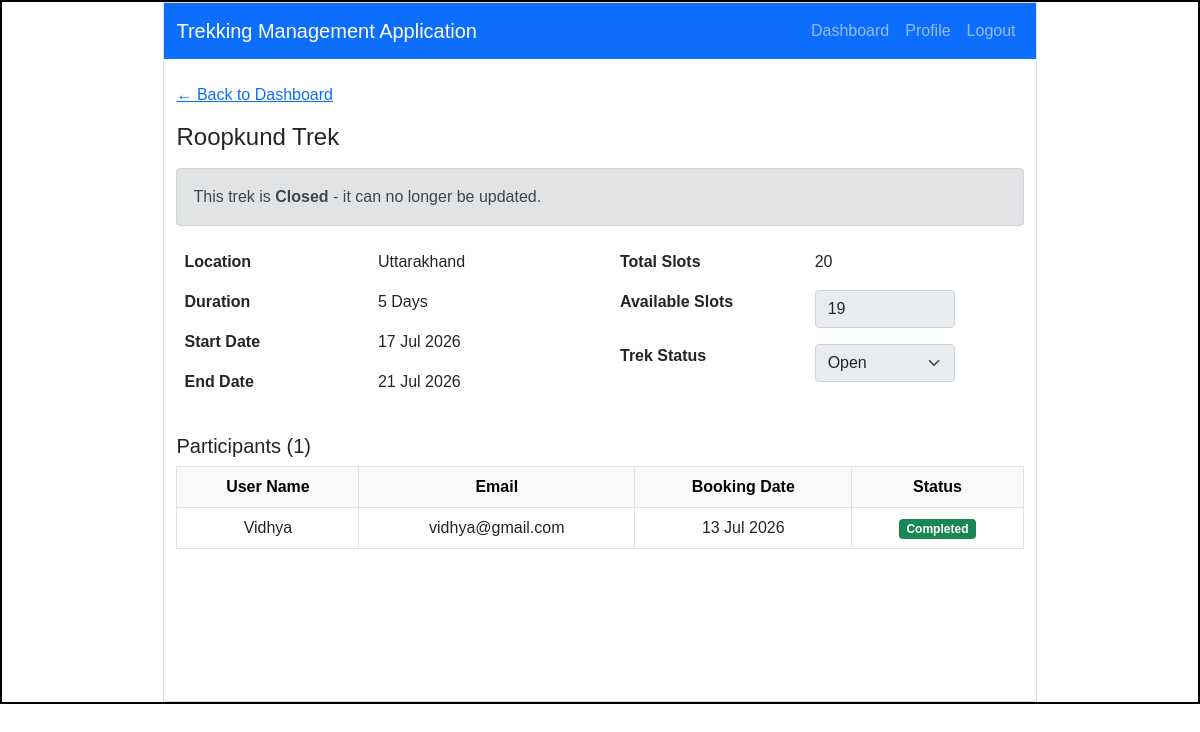
Page /trek_staff/trek/manage/2/3 (signed in) on the committed database.
### models.py (models this page shows)
class Trek(db.Model):
    __tablename__ = "trek"
    id = db.Column(db.Integer  , primary_key = True)
    trek_name = db.Column(db.String() , nullable = False)
    location = db.Column(db.String(100),nullable=False)
    difficulty = db.Column(db.String(20),nullable=False)
    duration = db.Column(db.Integer,nullable=False)
    available_slots = db.Column(db.Integer,nullable=False)
    trek_status = db.Column(db.String(20),nullable=False,default = "Pending")
    start_date = db.Column(db.Date,nullable=False)
    end_date = db.Column(db.Date,nullable=False)
    description = db.Column(db.Text)
    staff_id = db.Column(db.Integer,db.ForeignKey("staff_profile.id"), nullable = True)
    bookings = db.relationship("Booking",backref = "trek",lazy=True) # One Trek -> Many Bookings

class Booking(db.Model):
    __tablename__ = "booking"
    id = db.Column(db.Integer  , primary_key = True)
    booking_date = db.Column(db.Date, default=date.today)
    booking_status = db.Column(db.String(20),nullable=False,default = "Booked")
    payment_status = db.Column(db.String(20),nullable=False,default="Pending")
    user_id = db.Column(db.Integer,db.ForeignKey("user.id"), nullable=False) # many
    trek_id = db.Column(db.Integer,db.ForeignKey("trek.id") , nullable=False)
    __table_args__ = (db.UniqueConstraint('user_id','trek_id',name='unique_user_trek'),)

class User(db.Model):
    __tablename__ = "user"
    id = db.Column(db.Integer  , primary_key = True)
    name = db.Column(db.String() , nullable=False)
    email=db.Column(db.String(), unique = True , nullable=False )
    password = db.Column(db.String() , nullable=False)
    phone = db.Column(db.String(15) , nullable=False ,unique = True)
    role = db.Column(db.String(), nullable=False , default='trekker')
    is_blacklisted = db.Column(db.Boolean , nullable= False , default = False)
    bookings = db.relationship( "Booking" ,backref = "user",lazy=True) # One User -> Many Bookings
    staff_profile = db.relationship("Staff_Profile",backref = "user",uselist=False,lazy=True)

### app.py (the view, shortened to what this page needs)
@app.route("/trek_staff/trek/manage/<int:trek_id>/<int:user_id>", methods=["GET", "POST"])
@role_required("trek_staff")
@login_required
def staff_manage_trek(trek_id, user_id):
    trek = Trek.query.get_or_404(trek_id)
    user = User.query.get_or_404(user_id)
    if trek.staff_id != user.staff_profile.id:
        flash("You are not assigned to this trek.", "danger")
        return redirect(url_for("trek_staff_dashboard", user_id=user_id))
    consumed_count = Booking.query.filter(
        Booking.trek_id == trek_id,
        Booking.booking_status.in_(["Booked", "Started", "Completed"])
    ).count()
    is_locked = trek.trek_status in ("Completed", "Closed")
    bookings = Booking.query.filter_by(trek_id=trek_id).all()
    total_slots = trek.available_slots + consumed_count
    return render_template(
        "staff_manage_trek.html",
        trek=trek,
        user=user,
        bookings=bookings,
        total_slots=total_slots,
        is_locked=is_locked
    )

### app.py (called while the page is built)
def login_required(f):
    @wraps(f)
    def wrapper(*args, **kwargs):
        if 'user_id' not in session:
            flash("Please log in to continue.", "warning")
            return redirect(url_for("login"))
        if 'user_id' in kwargs and kwargs['user_id'] != session['user_id']:
            flash("You don't have access to that page.", "warning")
            return _redirect_to_own_area()
        return f(*args, **kwargs)
    return wrapper

def role_required(*roles):
    def decorator(f):
        @wraps(f)
        def wrapper(*args, **kwargs):
            if 'user_id' not in session:
                flash("Please log in to continue.", "warning")
                return redirect(url_for("login"))
            if session.get('role') not in roles:
                flash("You don't have access to that page.", "warning")
                return _redirect_to_own_area()
            return f(*args, **kwargs)
        return wrapper
    return decorator

### templates/staff_manage_trek.html (shortened to what this page needs)
<!DOCTYPE html>
<html lang="en">
<head>
    <link rel="stylesheet" href="{{ url_for('static', filename='style.css') }}">
    <link href="https://cdn.jsdelivr.net/npm/bootstrap@5.0.2/dist/css/bootstrap.min.css" rel="stylesheet">
</head>
<body>
    <div id="main">
        <div id="canvas">
            <nav class="navbar navbar-expand-lg navbar-dark bg-primary">
                <div class="container-fluid">
                    <a class="navbar-brand" href="/trek_staff/dashboard/{{ user.id }}">Trekking Management Application</a>
                    <div class="navbar-nav ms-auto">
                        <a class="nav-link" href="/trek_staff/dashboard/{{ user.id }}">Dashboard</a>
                        <a class="nav-link" href="/trek_staff/profile/{{ user.id }}">Profile</a>
                        <a class="nav-link" href="/logout">Logout</a>
                    </div>
                </div>
            </nav>
            <div class="container mt-4">
                <a href="/trek_staff/dashboard/{{ user.id }}" class="d-inline-block mb-3">&larr; Back to Dashboard</a>
                <h4 class="mb-3">{{ trek.trek_name }}</h4>
                {% if is_locked %}
                <div class="alert alert-secondary">
                    This trek is <strong>{{ trek.trek_status }}</strong> - it can no longer be updated.
                </div>
                {% endif %}
                <form action="{{ url_for('staff_manage_trek', trek_id=trek.id, user_id=user.id) }}" method="POST">
                    <div class="row">
                        <div class="col-md-6">
                            <table class="table table-borderless">
                                <tr><th>Location</th><td>{{ trek.location }}</td></tr>
                                <tr><th>Duration</th><td>{{ trek.duration }} Days</td></tr>
                                <tr><th>Start Date</th><td>{{ trek.start_date.strftime('%d %b %Y') }}</td></tr>
                                <tr><th>End Date</th><td>{{ trek.end_date.strftime('%d %b %Y') }}</td></tr>
                            </table>
                        </div>
                        <div class="col-md-6">
                            <table class="table table-borderless">
                                <tr><th>Total Slots</th><td>{{ total_slots }}</td></tr>
                                <tr>
                                    <th>Available Slots</th>
                                    <td>
                                        <input type="number" class="form-control" name="available_slots" value="{{ trek.available_slots }}" min="0"
                                            max="{{ total_slots }}" style="max-width: 140px;" {% if is_locked %}disabled{% endif %} required>
                                    </td>
                                </tr>
                                <tr>
                                    <th>Trek Status</th>
                                    <td>
                                        <select class="form-select" name="status" style="max-width: 140px;" {% if is_locked %}disabled{% endif %} required>
                                            <option {% if trek.trek_status == "Open" %}selected{% endif %}>Open</option>
                                        </select>
                                    </td>
                                </tr>
                            </table>
                        </div>
                    </div>
                </form>
                <h5 class="mt-3 mb-2">Participants ({{ bookings|length }})</h5>
                {% if bookings %}
                <div style="max-height: 350px; overflow-y: auto;">
                    <table class="table table-bordered table-hover text-center">
                        <thead class="table-light">
                            <tr>
                                <th>User Name</th>
                                <th>Email</th>
                                <th>Booking Date</th>
                                <th>Status</th>
                            </tr>
                        </thead>
                        <tbody>
                            {% for booking in bookings %}
                            <tr>
                                <td>{{ booking.user.name }}</td>
                                <td>{{ booking.user.email }}</td>
                                <td>{{ booking.booking_date.strftime('%d %b %Y') }}</td>
                                <td>
                                    {% if booking.booking_status == "Booked" %}
                                        <span class="badge bg-primary">Booked</span>
                                    {% elif booking.booking_status == "Started" %}
                                        <span class="badge bg-warning text-dark">Started</span>
                                    {% elif booking.booking_status == "Cancelled" %}
                                        <span class="badge bg-danger">Cancelled</span>
                                    {% elif booking.booking_status == "Completed" %}
                                        <span class="badge bg-success">Completed</span>
                                    {% endif %}
                                </td>
                            </tr>
                            {% endfor %}
                        </tbody>
                    </table>
                </div>
                {% else %}
                <div class="alert alert-info">No one has booked this trek yet.</div>
                {% endif %}
            </div>
        </div>
    </div>
</body>
</html>

### static/style.css (style rules this page uses)
* { margin:0px; font-family: Arial, Helvetica, sans-serif; }
#main { border:2px solid black; margin-top: 0px; }
#canvas { border:1px solid #dcdcdc; width:73%; height:700px; margin:auto; }
table { max-height: 20px; overflow-y: auto; }

### rows in the picture
Trek: trek_name "Roopkund Trek", trek_status "Closed", location "Uttarakhand", duration "5", start_date "17 Jul 2026", end_date "21 Jul 2026", available_slots "19"
Booking: user.name "Vidhya", user.email "vidhya@gmail.com", booking_date "13 Jul 2026", booking_status "Completed"

### other values in the picture
{{ total_slots }} "20"
{{ bookings|length }} "1"
